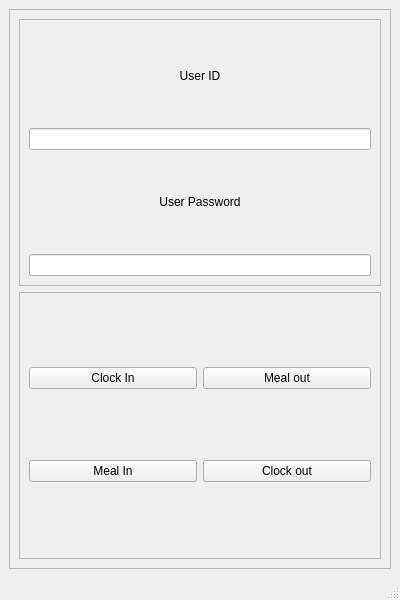
<?xml version="1.0" encoding="UTF-8"?>
<ui version="4.0">
 <class>w_MainWindow</class>
 <widget class="QMainWindow" name="w_MainWindow">
  <property name="geometry">
   <rect>
    <x>0</x>
    <y>0</y>
    <width>400</width>
    <height>600</height>
   </rect>
  </property>
  <property name="windowTitle">
   <string>Laboris</string>
  </property>
  <property name="windowIcon">
   <iconset resource="../../core/assets/images/Icons.qrc">
    <normaloff>:/main/original.png</normaloff>:/main/original.png</iconset>
  </property>
  <widget class="QWidget" name="centralwidget">
   <layout class="QGridLayout" name="gridLayout">
    <item row="0" column="0">
     <widget class="QFrame" name="frame">
      <property name="frameShape">
       <enum>QFrame::Shape::StyledPanel</enum>
      </property>
      <property name="frameShadow">
       <enum>QFrame::Shadow::Raised</enum>
      </property>
      <layout class="QGridLayout" name="gridLayout_2">
       <item row="0" column="0">
        <widget class="QFrame" name="frame_2">
         <property name="sizePolicy">
          <sizepolicy hsizetype="Preferred" vsizetype="Preferred">
           <horstretch>0</horstretch>
           <verstretch>0</verstretch>
          </sizepolicy>
         </property>
         <property name="frameShape">
          <enum>QFrame::Shape::StyledPanel</enum>
         </property>
         <property name="frameShadow">
          <enum>QFrame::Shadow::Raised</enum>
         </property>
         <layout class="QGridLayout" name="gridLayout_4">
          <item row="2" column="0">
           <widget class="QLabel" name="label_2">
            <property name="text">
             <string>User Password</string>
            </property>
            <property name="alignment">
             <set>Qt::AlignmentFlag::AlignCenter</set>
            </property>
           </widget>
          </item>
          <item row="3" column="0">
           <widget class="QLineEdit" name="le_user_pw">
            <property name="toolTip">
             <string>Your password is a unique 4-digit code you created with HR.</string>
            </property>
            <property name="inputMask">
             <string>9999</string>
            </property>
            <property name="text">
             <string/>
            </property>
            <property name="maxLength">
             <number>4</number>
            </property>
            <property name="echoMode">
             <enum>QLineEdit::EchoMode::Normal</enum>
            </property>
            <property name="alignment">
             <set>Qt::AlignmentFlag::AlignCenter</set>
            </property>
            <property name="placeholderText">
             <string/>
            </property>
            <property name="clearButtonEnabled">
             <bool>false</bool>
            </property>
           </widget>
          </item>
          <item row="1" column="0">
           <widget class="QLineEdit" name="le_user_id">
            <property name="toolTip">
             <string>Your User ID is your 6-digit employee ID. This will be given to you by your HR or Payroll department.</string>
            </property>
            <property name="inputMask">
             <string>999999</string>
            </property>
            <property name="echoMode">
             <enum>QLineEdit::EchoMode::Normal</enum>
            </property>
            <property name="alignment">
             <set>Qt::AlignmentFlag::AlignCenter</set>
            </property>
            <property name="placeholderText">
             <string/>
            </property>
           </widget>
          </item>
          <item row="0" column="0">
           <widget class="QLabel" name="label">
            <property name="text">
             <string>User ID</string>
            </property>
            <property name="alignment">
             <set>Qt::AlignmentFlag::AlignCenter</set>
            </property>
           </widget>
          </item>
         </layout>
        </widget>
       </item>
       <item row="1" column="0">
        <widget class="QFrame" name="frame_3">
         <property name="frameShape">
          <enum>QFrame::Shape::StyledPanel</enum>
         </property>
         <property name="frameShadow">
          <enum>QFrame::Shadow::Raised</enum>
         </property>
         <layout class="QGridLayout" name="gridLayout_3">
          <item row="0" column="1">
           <widget class="QPushButton" name="pb_meal_out">
            <property name="text">
             <string>Meal out</string>
            </property>
           </widget>
          </item>
          <item row="0" column="0">
           <widget class="QPushButton" name="pb_clock_in">
            <property name="text">
             <string>Clock In</string>
            </property>
           </widget>
          </item>
          <item row="1" column="0">
           <widget class="QPushButton" name="pb_meal_in">
            <property name="text">
             <string>Meal In</string>
            </property>
           </widget>
          </item>
          <item row="1" column="1">
           <widget class="QPushButton" name="pb_clock_out">
            <property name="text">
             <string>Clock out</string>
            </property>
           </widget>
          </item>
         </layout>
        </widget>
       </item>
      </layout>
     </widget>
    </item>
   </layout>
  </widget>
  <widget class="QStatusBar" name="statusbar"/>
 </widget>
 <resources>
  <include location="../../core/assets/images/Icons.qrc"/>
 </resources>
 <connections/>
</ui>
